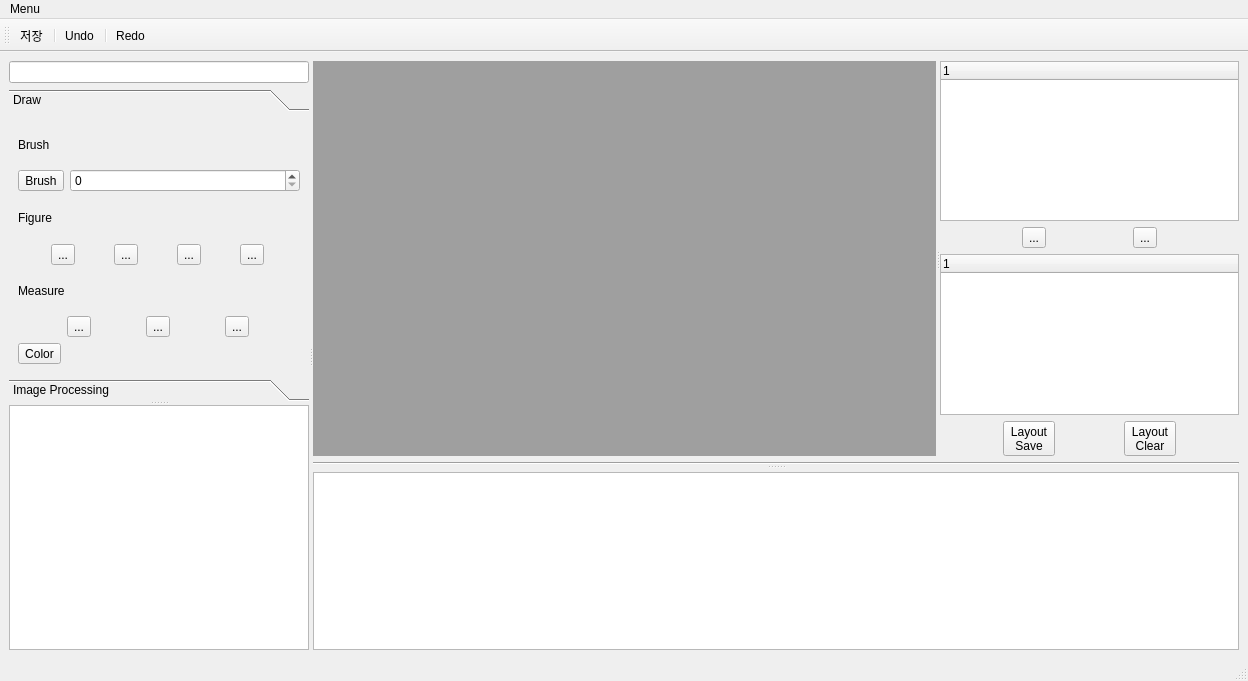
<?xml version="1.0" encoding="UTF-8"?>
<ui version="4.0">
 <class>MainWindow</class>
 <widget class="QMainWindow" name="MainWindow">
  <property name="geometry">
   <rect>
    <x>0</x>
    <y>0</y>
    <width>1248</width>
    <height>681</height>
   </rect>
  </property>
  <property name="windowTitle">
   <string>MainWindow</string>
  </property>
  <widget class="QWidget" name="centralwidget">
   <layout class="QVBoxLayout" name="verticalLayout_15">
    <item>
     <widget class="QSplitter" name="splitter3">
      <property name="orientation">
       <enum>Qt::Horizontal</enum>
      </property>
      <widget class="QSplitter" name="splitter10">
       <property name="orientation">
        <enum>Qt::Vertical</enum>
       </property>
       <widget class="QWidget" name="layoutWidget">
        <layout class="QVBoxLayout" name="verticalLayout_12">
         <item>
          <widget class="QLineEdit" name="lineEdit"/>
         </item>
         <item>
          <widget class="QToolBox" name="toolBox">
           <property name="currentIndex">
            <number>0</number>
           </property>
           <widget class="QWidget" name="page">
            <property name="geometry">
             <rect>
              <x>0</x>
              <y>0</y>
              <width>181</width>
              <height>240</height>
             </rect>
            </property>
            <attribute name="label">
             <string>Draw</string>
            </attribute>
            <layout class="QVBoxLayout" name="verticalLayout_11">
             <item>
              <layout class="QVBoxLayout" name="verticalLayout_5">
               <item>
                <layout class="QVBoxLayout" name="verticalLayout">
                 <item>
                  <widget class="QLabel" name="label">
                   <property name="text">
                    <string>Brush</string>
                   </property>
                  </widget>
                 </item>
                 <item>
                  <layout class="QHBoxLayout" name="horizontalLayout_4">
                   <item>
                    <widget class="QToolButton" name="BrushtoolButton">
                     <property name="text">
                      <string>Brush</string>
                     </property>
                     <property name="icon">
                      <iconset resource="Image.qrc">
                       <normaloff>:/Image/draw2.png</normaloff>:/Image/draw2.png</iconset>
                     </property>
                    </widget>
                   </item>
                   <item>
                    <widget class="QSpinBox" name="spinBox"/>
                   </item>
                  </layout>
                 </item>
                </layout>
               </item>
               <item>
                <layout class="QVBoxLayout" name="verticalLayout_3">
                 <item>
                  <widget class="QLabel" name="label_2">
                   <property name="text">
                    <string>Figure</string>
                   </property>
                  </widget>
                 </item>
                 <item>
                  <layout class="QHBoxLayout" name="horizontalLayout_5">
                   <item>
                    <widget class="QToolButton" name="CircletoolButton">
                     <property name="text">
                      <string>...</string>
                     </property>
                     <property name="icon">
                      <iconset resource="Image.qrc">
                       <normaloff>:/Image/circle2.png</normaloff>:/Image/circle2.png</iconset>
                     </property>
                    </widget>
                   </item>
                   <item>
                    <widget class="QToolButton" name="RectangletoolButton">
                     <property name="text">
                      <string>...</string>
                     </property>
                     <property name="icon">
                      <iconset resource="Image.qrc">
                       <normaloff>:/Image/triangle2.png</normaloff>:/Image/triangle2.png</iconset>
                     </property>
                    </widget>
                   </item>
                   <item>
                    <widget class="QToolButton" name="TriangletoolButton">
                     <property name="text">
                      <string>...</string>
                     </property>
                     <property name="icon">
                      <iconset resource="Image.qrc">
                       <normaloff>:/Image/rectangle2.png</normaloff>:/Image/rectangle2.png</iconset>
                     </property>
                    </widget>
                   </item>
                   <item>
                    <widget class="QToolButton" name="ArrowtoolButton">
                     <property name="text">
                      <string>...</string>
                     </property>
                     <property name="icon">
                      <iconset resource="Image.qrc">
                       <normaloff>:/Image/arrow3.png</normaloff>:/Image/arrow3.png</iconset>
                     </property>
                    </widget>
                   </item>
                  </layout>
                 </item>
                </layout>
               </item>
               <item>
                <layout class="QVBoxLayout" name="verticalLayout_4">
                 <item>
                  <widget class="QLabel" name="label_3">
                   <property name="text">
                    <string>Measure</string>
                   </property>
                  </widget>
                 </item>
                 <item>
                  <layout class="QHBoxLayout" name="horizontalLayout_6">
                   <item>
                    <widget class="QToolButton" name="RulertoolButton">
                     <property name="text">
                      <string>...</string>
                     </property>
                     <property name="icon">
                      <iconset resource="Image.qrc">
                       <normaloff>:/Image/ruler.png</normaloff>:/Image/ruler.png</iconset>
                     </property>
                    </widget>
                   </item>
                   <item>
                    <widget class="QToolButton" name="MeasuretoolButton">
                     <property name="text">
                      <string>...</string>
                     </property>
                     <property name="icon">
                      <iconset resource="Image.qrc">
                       <normaloff>:/Image/measure.png</normaloff>:/Image/measure.png</iconset>
                     </property>
                    </widget>
                   </item>
                   <item>
                    <widget class="QToolButton" name="ProtractortoolButton">
                     <property name="text">
                      <string>...</string>
                     </property>
                     <property name="icon">
                      <iconset resource="Image.qrc">
                       <normaloff>:/Image/progtractor.png</normaloff>:/Image/progtractor.png</iconset>
                     </property>
                    </widget>
                   </item>
                  </layout>
                 </item>
                </layout>
               </item>
               <item>
                <widget class="QToolButton" name="ColortoolButton">
                 <property name="layoutDirection">
                  <enum>Qt::LeftToRight</enum>
                 </property>
                 <property name="text">
                  <string>Color</string>
                 </property>
                 <property name="icon">
                  <iconset resource="Image.qrc">
                   <normaloff>:/Image/color.png</normaloff>:/Image/color.png</iconset>
                 </property>
                 <property name="iconSize">
                  <size>
                   <width>150</width>
                   <height>15</height>
                  </size>
                 </property>
                </widget>
               </item>
              </layout>
             </item>
            </layout>
           </widget>
           <widget class="QWidget" name="page_3">
            <property name="geometry">
             <rect>
              <x>0</x>
              <y>0</y>
              <width>221</width>
              <height>240</height>
             </rect>
            </property>
            <attribute name="label">
             <string>Image Processing</string>
            </attribute>
            <layout class="QVBoxLayout" name="verticalLayout_10">
             <item>
              <layout class="QVBoxLayout" name="verticalLayout_9">
               <item>
                <layout class="QVBoxLayout" name="verticalLayout_8">
                 <item>
                  <widget class="QLabel" name="label_4">
                   <property name="text">
                    <string>Image</string>
                   </property>
                  </widget>
                 </item>
                 <item>
                  <layout class="QVBoxLayout" name="verticalLayout_6">
                   <item>
                    <layout class="QHBoxLayout" name="horizontalLayout_7">
                     <item>
                      <widget class="QToolButton" name="ColortoolButton_9">
                       <property name="text">
                        <string>...</string>
                       </property>
                       <property name="icon">
                        <iconset resource="Image.qrc">
                         <normaloff>:/Image/colorreversal.png</normaloff>:/Image/colorreversal.png</iconset>
                       </property>
                      </widget>
                     </item>
                     <item>
                      <widget class="QToolButton" name="ColortoolButton_7">
                       <property name="text">
                        <string>...</string>
                       </property>
                       <property name="icon">
                        <iconset resource="Image.qrc">
                         <normaloff>:/Image/colorreversal.png</normaloff>:/Image/colorreversal.png</iconset>
                       </property>
                      </widget>
                     </item>
                     <item>
                      <widget class="QToolButton" name="ColortoolButton_8">
                       <property name="text">
                        <string>...</string>
                       </property>
                       <property name="icon">
                        <iconset resource="Image.qrc">
                         <normaloff>:/Image/reversal.png</normaloff>:/Image/reversal.png</iconset>
                       </property>
                      </widget>
                     </item>
                    </layout>
                   </item>
                   <item>
                    <layout class="QHBoxLayout" name="horizontalLayout_8">
                     <item>
                      <widget class="QToolButton" name="SharpentoolButton">
                       <property name="text">
                        <string>...</string>
                       </property>
                       <property name="icon">
                        <iconset resource="Image.qrc">
                         <normaloff>:/Image/sharpen.png</normaloff>:/Image/sharpen.png</iconset>
                       </property>
                      </widget>
                     </item>
                     <item>
                      <widget class="QToolButton" name="ColortoolButton_10">
                       <property name="text">
                        <string>...</string>
                       </property>
                       <property name="icon">
                        <iconset resource="Image.qrc">
                         <normaloff>:/Image/bright.png</normaloff>:/Image/bright.png</iconset>
                       </property>
                      </widget>
                     </item>
                     <item>
                      <widget class="QToolButton" name="ColortoolButton_12">
                       <property name="text">
                        <string>...</string>
                       </property>
                       <property name="icon">
                        <iconset resource="Image.qrc">
                         <normaloff>:/Image/panning.png</normaloff>:/Image/panning.png</iconset>
                       </property>
                      </widget>
                     </item>
                    </layout>
                   </item>
                   <item>
                    <layout class="QHBoxLayout" name="horizontalLayout_9">
                     <item>
                      <widget class="QToolButton" name="ColortoolButton_6">
                       <property name="text">
                        <string>...</string>
                       </property>
                       <property name="icon">
                        <iconset resource="Image.qrc">
                         <normaloff>:/Image/rotate.png</normaloff>:/Image/rotate.png</iconset>
                       </property>
                      </widget>
                     </item>
                     <item>
                      <widget class="QToolButton" name="ColortoolButton_11">
                       <property name="text">
                        <string>...</string>
                       </property>
                       <property name="icon">
                        <iconset resource="Image.qrc">
                         <normaloff>:/Image/zoom.png</normaloff>:/Image/zoom.png</iconset>
                       </property>
                      </widget>
                     </item>
                    </layout>
                   </item>
                  </layout>
                 </item>
                </layout>
               </item>
               <item>
                <layout class="QVBoxLayout" name="verticalLayout_7">
                 <item>
                  <widget class="QLabel" name="label_5">
                   <property name="text">
                    <string>Initialize</string>
                   </property>
                  </widget>
                 </item>
                 <item>
                  <layout class="QHBoxLayout" name="horizontalLayout_10">
                   <item>
                    <widget class="QPushButton" name="pushButton_3">
                     <property name="text">
                      <string>Draw</string>
                     </property>
                    </widget>
                   </item>
                   <item>
                    <widget class="QPushButton" name="pushButton_4">
                     <property name="text">
                      <string>Image</string>
                     </property>
                    </widget>
                   </item>
                  </layout>
                 </item>
                </layout>
               </item>
              </layout>
             </item>
            </layout>
           </widget>
          </widget>
         </item>
        </layout>
       </widget>
       <widget class="QTableView" name="patientTableView">
        <property name="editTriggers">
         <set>QAbstractItemView::NoEditTriggers</set>
        </property>
        <property name="alternatingRowColors">
         <bool>true</bool>
        </property>
        <property name="selectionBehavior">
         <enum>QAbstractItemView::SelectRows</enum>
        </property>
        <attribute name="verticalHeaderDefaultSectionSize">
         <number>30</number>
        </attribute>
       </widget>
      </widget>
      <widget class="QSplitter" name="splitter2">
       <property name="orientation">
        <enum>Qt::Vertical</enum>
       </property>
       <widget class="QWidget" name="layoutWidget">
        <layout class="QVBoxLayout" name="verticalLayout_14">
         <item>
          <widget class="QSplitter" name="splitter">
           <property name="orientation">
            <enum>Qt::Horizontal</enum>
           </property>
           <widget class="QMdiArea" name="mdiArea">
            <property name="viewMode">
             <enum>QMdiArea::TabbedView</enum>
            </property>
           </widget>
           <widget class="QWidget" name="layoutWidget">
            <layout class="QVBoxLayout" name="verticalLayout_2">
             <item>
              <widget class="QTreeWidget" name="treeWidget">
               <column>
                <property name="text">
                 <string notr="true">1</string>
                </property>
               </column>
              </widget>
             </item>
             <item>
              <layout class="QHBoxLayout" name="horizontalLayout">
               <item>
                <spacer name="horizontalSpacer_3">
                 <property name="orientation">
                  <enum>Qt::Horizontal</enum>
                 </property>
                 <property name="sizeHint" stdset="0">
                  <size>
                   <width>18</width>
                   <height>20</height>
                  </size>
                 </property>
                </spacer>
               </item>
               <item>
                <widget class="QToolButton" name="toolButton">
                 <property name="text">
                  <string>...</string>
                 </property>
                </widget>
               </item>
               <item>
                <spacer name="horizontalSpacer">
                 <property name="orientation">
                  <enum>Qt::Horizontal</enum>
                 </property>
                 <property name="sizeHint" stdset="0">
                  <size>
                   <width>18</width>
                   <height>20</height>
                  </size>
                 </property>
                </spacer>
               </item>
               <item>
                <widget class="QToolButton" name="toolButton_2">
                 <property name="text">
                  <string>...</string>
                 </property>
                </widget>
               </item>
               <item>
                <spacer name="horizontalSpacer_2">
                 <property name="orientation">
                  <enum>Qt::Horizontal</enum>
                 </property>
                 <property name="sizeHint" stdset="0">
                  <size>
                   <width>18</width>
                   <height>20</height>
                  </size>
                 </property>
                </spacer>
               </item>
              </layout>
             </item>
             <item>
              <widget class="QTreeWidget" name="treeWidget_2">
               <column>
                <property name="text">
                 <string notr="true">1</string>
                </property>
               </column>
              </widget>
             </item>
             <item>
              <layout class="QHBoxLayout" name="horizontalLayout_2">
               <item>
                <spacer name="horizontalSpacer_4">
                 <property name="orientation">
                  <enum>Qt::Horizontal</enum>
                 </property>
                 <property name="sizeHint" stdset="0">
                  <size>
                   <width>18</width>
                   <height>20</height>
                  </size>
                 </property>
                </spacer>
               </item>
               <item>
                <widget class="QToolButton" name="toolButton_3">
                 <property name="styleSheet">
                  <string notr="true">QToolButton {background-color: rgb(174, 255, 108)};</string>
                 </property>
                 <property name="text">
                  <string>Layout
Save</string>
                 </property>
                </widget>
               </item>
               <item>
                <spacer name="horizontalSpacer_5">
                 <property name="orientation">
                  <enum>Qt::Horizontal</enum>
                 </property>
                 <property name="sizeHint" stdset="0">
                  <size>
                   <width>18</width>
                   <height>20</height>
                  </size>
                 </property>
                </spacer>
               </item>
               <item>
                <widget class="QToolButton" name="toolButton_4">
                 <property name="styleSheet">
                  <string notr="true">QToolButton {background-color: rgb(64, 230, 255)};</string>
                 </property>
                 <property name="text">
                  <string>Layout
Clear</string>
                 </property>
                </widget>
               </item>
               <item>
                <spacer name="horizontalSpacer_6">
                 <property name="orientation">
                  <enum>Qt::Horizontal</enum>
                 </property>
                 <property name="sizeHint" stdset="0">
                  <size>
                   <width>18</width>
                   <height>20</height>
                  </size>
                 </property>
                </spacer>
               </item>
              </layout>
             </item>
            </layout>
           </widget>
          </widget>
         </item>
         <item>
          <widget class="Line" name="line">
           <property name="orientation">
            <enum>Qt::Horizontal</enum>
           </property>
          </widget>
         </item>
        </layout>
       </widget>
       <widget class="QWidget" name="layoutWidget">
        <layout class="QVBoxLayout" name="verticalLayout_13">
         <item>
          <spacer name="verticalSpacer">
           <property name="orientation">
            <enum>Qt::Vertical</enum>
           </property>
           <property name="sizeHint" stdset="0">
            <size>
             <width>20</width>
             <height>18</height>
            </size>
           </property>
          </spacer>
         </item>
         <item>
          <widget class="QListWidget" name="listWidget">
           <property name="resizeMode">
            <enum>QListView::Adjust</enum>
           </property>
          </widget>
         </item>
        </layout>
       </widget>
      </widget>
     </widget>
    </item>
   </layout>
  </widget>
  <widget class="QMenuBar" name="menubar">
   <property name="geometry">
    <rect>
     <x>0</x>
     <y>0</y>
     <width>1248</width>
     <height>26</height>
    </rect>
   </property>
   <widget class="QMenu" name="menuMenu">
    <property name="title">
     <string>Menu</string>
    </property>
   </widget>
   <addaction name="menuMenu"/>
  </widget>
  <widget class="QStatusBar" name="statusbar"/>
  <widget class="QToolBar" name="toolBar">
   <property name="windowTitle">
    <string>toolBar</string>
   </property>
   <attribute name="toolBarArea">
    <enum>TopToolBarArea</enum>
   </attribute>
   <attribute name="toolBarBreak">
    <bool>false</bool>
   </attribute>
   <addaction name="actionSave"/>
   <addaction name="separator"/>
   <addaction name="actionUndo"/>
   <addaction name="separator"/>
   <addaction name="actionRedo"/>
  </widget>
  <action name="actionSave">
   <property name="text">
    <string>저장</string>
   </property>
  </action>
  <action name="actionRedo">
   <property name="text">
    <string>Redo</string>
   </property>
  </action>
  <action name="actionUndo">
   <property name="text">
    <string>Undo</string>
   </property>
  </action>
 </widget>
 <resources>
  <include location="Image.qrc"/>
 </resources>
 <connections/>
</ui>
